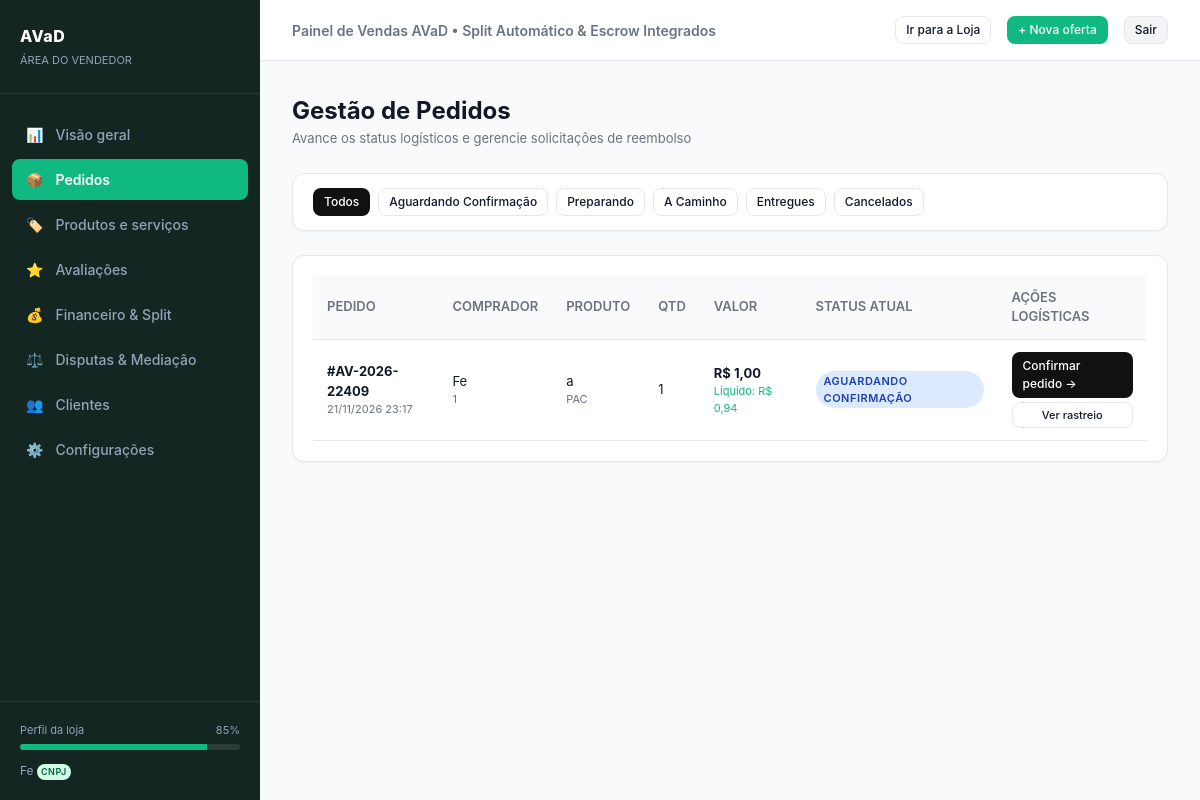
Page /orders/seller-orders/ (signed in) on the committed database.
### accounts/models.py (models this page shows, shortened)
class UserProfile(models.Model):
    user = models.OneToOneField(User, on_delete=models.CASCADE, related_name='profile')
    nome = models.CharField(max_length=16)
    data_nascimento = models.DateField()
    cpf = models.CharField(max_length=14, unique=True)
    cnpj = models.CharField(max_length=18, blank=True, null=True, unique=True)
    tem_cnpj = models.BooleanField(default=False)
    email_verificado = models.BooleanField(default=False)
    is_mediador = models.BooleanField(default=False)
    conta_bancaria_bloqueada = models.BooleanField(default=False)
    suspenso = models.BooleanField(default=False)
    token_verificacao = models.CharField(max_length=64, blank=True, null=True)
    tipo_usuario = models.CharField(max_length=20, choices=[
        ('comprador', 'Comprador'),
        ('vendedor', 'Vendedor'),
        ('mediador', 'Mediador'),
    ], default='comprador')
    nome_loja = models.CharField(max_length=64, blank=True, null=True)

### orders/models.py (models this page shows, shortened)
class Order(models.Model):
    codigo = models.CharField(max_length=20, unique=True, default=generate_order_code)
    comprador = models.ForeignKey(User, on_delete=models.CASCADE, related_name='compras')
    vendedor = models.ForeignKey(User, on_delete=models.CASCADE, related_name='vendas')
    produto = models.ForeignKey('catalog.Product', on_delete=models.CASCADE)
    quantidade = models.PositiveIntegerField(default=1)
    preco_unitario = models.DecimalField(max_digits=10, decimal_places=2)
    valor_frete = models.DecimalField(max_digits=10, decimal_places=2, default=0)
    metodo_frete = models.CharField(max_length=20, choices=METODO_FRETE_CHOICES, default='pac')
    prazo_dias = models.PositiveIntegerField(default=7)
    valor_total = models.DecimalField(max_digits=10, decimal_places=2)
    forma_pagamento = models.CharField(max_length=20, choices=FORMA_PAGAMENTO_CHOICES, default='cartao')
    parcelas = models.PositiveIntegerField(default=1)
    cep_entrega = models.CharField(max_length=10, blank=True)
    endereco_entrega = models.TextField(blank=True)
    codigo_rastreio = models.CharField(max_length=20, blank=True, default='')
    status = models.CharField(max_length=30, choices=STATUS_CHOICES, default='aguardando_pagamento')
    recebimento_confirmado = models.BooleanField(default=False)
    criado_em = models.DateTimeField(auto_now_add=True)
    class Meta:
        ordering = ['-criado_em']
    @property
    def status_display_badge(self):
        mapping = {
            'aguardando_pagamento': ('AGUARDANDO PAGAMENTO', 'warning'),
            'aguardando_confirmacao': ('AGUARDANDO CONFIRMAÇÃO', 'info'),
            'preparando': ('PREPARANDO ENVIO', 'info'),
            'a_caminho': ('ITEM A CAMINHO', 'primary'),
            'entregue': ('ITEM ENTREGUE', 'success'),
            'cancelado': ('CANCELADO/ESTORNADO', 'danger'),
        }
        return mapping.get(self.status, ('DESCONHECIDO', 'secondary'))

### catalog/models.py (models this page shows, shortened)
class Product(models.Model):
    vendedor = models.ForeignKey(User, on_delete=models.CASCADE, related_name='products')
    titulo = models.CharField(max_length=200)
    categoria = models.CharField(max_length=50, choices=CATEGORIAS)
    descricao = models.TextField()
    caracteristicas = models.TextField(blank=True, help_text='Uma característica por linha')
    preco = models.DecimalField(max_digits=10, decimal_places=2)
    estoque = models.PositiveIntegerField(default=0)
    imagem = models.ImageField(upload_to='products/', blank=True, null=True)
    frete_gratis = models.BooleanField(default=False)
    ativo = models.BooleanField(default=True)
    criado_em = models.DateTimeField(auto_now_add=True)
    class Meta:
        ordering = ['-criado_em']

### finance/models.py (models this page shows, shortened)
class PaymentSplit(models.Model):
    pedido = models.OneToOneField('orders.Order', on_delete=models.CASCADE, related_name='split')
    total_pago = models.DecimalField(max_digits=10, decimal_places=2)
    comissao_marketplace = models.DecimalField(max_digits=10, decimal_places=2)
    valor_frete_logistica = models.DecimalField(max_digits=10, decimal_places=2)
    valor_liquido_vendedor = models.DecimalField(max_digits=10, decimal_places=2)
    status_repasse = models.CharField(max_length=20, choices=SPLIT_STATUS_CHOICES, default='programado')
    data_lancamento = models.DateTimeField(auto_now_add=True)

### orders/views.py (the view)
# urls.py: path('seller-orders/', views.seller_orders_view, name='seller_orders'),
@login_required
def seller_orders_view(request):
    orders = Order.objects.filter(vendedor=request.user)
    status_filter = request.GET.get('status', '')
    if status_filter:
        orders = orders.filter(status=status_filter)
    return render(request, 'orders/seller_orders.html', {
        'orders': orders,
        'status_filter': status_filter,
    })

### templates/orders/seller_orders.html (shortened to what this page needs)
{% extends "dashboard/base_seller.html" %}
{% block content %}
<div style="margin-bottom: 24px; display: flex; justify-content: space-between; align-items: center;">
  <div>
    <h1 style="font-size: 24px; font-weight: 700;">Gestão de Pedidos</h1>
    <p style="font-size: 13px; color: var(--text-muted);">Avance os status logísticos e gerencie solicitações de reembolso</p>
  </div>
</div>
<div class="card" style="margin-bottom: 24px; padding: 14px 20px;">
  <div style="display: flex; gap: 8px; flex-wrap: wrap; font-size: 13px;">
    <a href="?" class="btn btn-sm {% if not status_filter %}btn-primary{% else %}btn-outline{% endif %}">Todos</a>
    <a href="?status=aguardando_confirmacao" class="btn btn-sm {% if status_filter == 'aguardando_confirmacao' %}btn-primary{% else %}btn-outline{% endif %}">Aguardando Confirmação</a>
    <a href="?status=preparando" class="btn btn-sm {% if status_filter == 'preparando' %}btn-primary{% else %}btn-outline{% endif %}">Preparando</a>
    <a href="?status=a_caminho" class="btn btn-sm {% if status_filter == 'a_caminho' %}btn-primary{% else %}btn-outline{% endif %}">A Caminho</a>
    <a href="?status=entregue" class="btn btn-sm {% if status_filter == 'entregue' %}btn-primary{% else %}btn-outline{% endif %}">Entregues</a>
    <a href="?status=cancelado" class="btn btn-sm {% if status_filter == 'cancelado' %}btn-primary{% else %}btn-outline{% endif %}">Cancelados</a>
  </div>
</div>
<div class="card">
  <table class="data-table">
    <thead>
      <tr>
        <th>PEDIDO</th>
        <th>COMPRADOR</th>
        <th>PRODUTO</th>
        <th>QTD</th>
        <th>VALOR</th>
        <th>STATUS ATUAL</th>
        <th>AÇÕES LOGÍSTICAS</th>
      </tr>
    </thead>
    <tbody>
      {% for order in orders %}
        <tr>
          <td>
            <strong>{{ order.codigo }}</strong>
            <div style="font-size: 11px; color: var(--text-muted);">{{ order.criado_em|date:"d/m/Y H:i" }}</div>
          </td>
          <td>
            {{ order.comprador.profile.nome|default:order.comprador.username }}
            <div style="font-size: 11px; color: var(--text-muted);">{{ order.cep_entrega }}</div>
          </td>
          <td>
            <div style="max-width: 180px; overflow: hidden; text-overflow: ellipsis; white-space: nowrap;">
              {{ order.produto.titulo }}
            </div>
            <div style="font-size: 11px; color: var(--text-muted);">{{ order.get_metodo_frete_display }}</div>
          </td>
          <td>{{ order.quantidade }}</td>
          <td>
            <strong>R$ {{ order.valor_total }}</strong>
            {% if order.split %}
              <div style="font-size: 11px; color: #10B981;">Líquido: R$ {{ order.split.valor_liquido_vendedor }}</div>
            {% endif %}
          </td>
          <td>
            <span class="badge badge-{{ order.status_display_badge.1 }}">
              {{ order.status_display_badge.0 }}
            </span>
          </td>
          <td>
            <div style="display: flex; flex-direction: column; gap: 4px;">
              {% if order.status == 'aguardando_confirmacao' %}
                <a href="{% url 'orders:advance_status' order.id %}?status=preparando" class="btn btn-primary btn-sm">
                  Confirmar pedido &rarr;
                </a>
              {% elif order.status == 'preparando' %}
                <a href="{% url 'orders:advance_status' order.id %}?status=a_caminho" class="btn btn-info btn-sm">
                  Despachar / Item a caminho &rarr;
                </a>
              {% elif order.status == 'a_caminho' %}
                <a href="{% url 'orders:advance_status' order.id %}?status=entregue" class="btn btn-success btn-sm">
                  Simular entrega concluída &rarr;
                </a>
              {% elif order.status == 'entregue' %}
                <span style="font-size: 12px; color: #059669; font-weight: 600;">✓ Entregue</span>
              {% else %}
                <span style="font-size: 12px; color: var(--text-muted);">-</span>
              {% endif %}
              <a href="{% url 'orders:tracking' order.id %}" class="btn btn-outline btn-sm" style="font-size: 11px;">
                Ver rastreio
              </a>
            </div>
          </td>
        </tr>
      {% empty %}
        <tr>
          <td colspan="7" style="text-align: center; padding: 32px; color: var(--text-muted);">
            Nenhum pedido encontrado.
          </td>
        </tr>
      {% endfor %}
    </tbody>
  </table>
</div>
{% endblock %}

### templates/dashboard/base_seller.html (shortened to what this page needs)
{% load static %}
<!DOCTYPE html>
<html lang="pt-br">
<head>
  <link rel="stylesheet" href="{% static 'css/style.css' %}">
</head>
<body>
  <div class="seller-wrapper">
    <aside class="seller-sidebar">
      <div class="seller-sidebar-header">
        <div class="seller-sidebar-logo">AVaD</div>
        <div class="seller-sidebar-sub">Área do Vendedor</div>
      </div>
      <nav class="seller-nav">
        <a href="{% url 'dashboard:overview' %}" class="seller-nav-item {% if request.resolver_match.url_name == 'overview' %}active{% endif %}">
          <span>📊</span> Visão geral
        </a>
        <a href="{% url 'orders:seller_orders' %}" class="seller-nav-item {% if request.resolver_match.url_name == 'seller_orders' %}active{% endif %}">
          <span>📦</span> Pedidos
        </a>
        <a href="{% url 'dashboard:products' %}" class="seller-nav-item {% if request.resolver_match.url_name == 'products' %}active{% endif %}">
          <span>🏷️</span> Produtos e serviços
        </a>
        <a href="{% url 'dashboard:reviews' %}" class="seller-nav-item {% if request.resolver_match.url_name == 'reviews' %}active{% endif %}">
          <span>⭐</span> Avaliações
        </a>
        <a href="{% url 'finance:finance' %}" class="seller-nav-item {% if request.resolver_match.app_name == 'finance' %}active{% endif %}">
          <span>💰</span> Financeiro & Split
        </a>
        <a href="{% url 'disputes:seller_disputes' %}" class="seller-nav-item {% if request.resolver_match.url_name == 'seller_disputes' %}active{% endif %}">
          <span>⚖️</span> Disputas & Mediação
        </a>
        <a href="{% url 'dashboard:customers' %}" class="seller-nav-item {% if request.resolver_match.url_name == 'customers' %}active{% endif %}">
          <span>👥</span> Clientes
        </a>
        <a href="{% url 'dashboard:settings' %}" class="seller-nav-item {% if request.resolver_match.url_name == 'settings' %}active{% endif %}">
          <span>⚙️</span> Configurações
        </a>
      </nav>
      <div class="seller-sidebar-profile">
        <div class="profile-progress-label">
          <span>Perfil da loja</span>
          <span>85%</span>
        </div>
        <div class="progress-bar-bg">
          <div class="progress-bar-fill" style="width: 85%;"></div>
        </div>
        <div style="margin-top: 12px; font-size: 12px; color: var(--sidebar-muted);">
          {{ user.profile.nome_loja|default:user.profile.nome }}
          {% if user.profile.tem_cnpj %}
            <span class="badge badge-success" style="font-size: 9px; padding: 1px 4px;">CNPJ</span>
          {% endif %}
        </div>
      </div>
    </aside>
    <div class="seller-content">
      <header class="seller-topbar">
        <div style="font-size: 14px; font-weight: 600; color: var(--text-muted);">
          Painel de Vendas AVaD &bull; Split Automático & Escrow Integrados
        </div>
        <div style="display: flex; align-items: center; gap: 16px;">
          <a href="{% url 'home' %}" class="btn btn-outline btn-sm">Ir para a Loja</a>
          <a href="{% url 'catalog:product_create' %}" class="btn btn-success btn-sm">+ Nova oferta</a>
          <a href="{% url 'accounts:logout' %}" class="btn btn-secondary btn-sm">Sair</a>
        </div>
      </header>
      <div class="seller-main-body">
        {% block content %}{% endblock %}
      </div>
    </div>
  </div>
</body>
</html>

### rows in the picture
Order: codigo "#AV-2026-22409", criado_em "21/11/2026 23:17", comprador.profile.nome "Fe", cep_entrega "1", produto.titulo "a", metodo_frete "PAC", quantidade "1", valor_total "1,00", split.valor_liquido_vendedor "0,94", status_display_badge.0 "AGUARDANDO CONFIRMAÇÃO", shows "Confirmar pedido →"

### other values in the picture
{{ user.profile.nome_loja|default:user.profile.nome }} "Fe"
